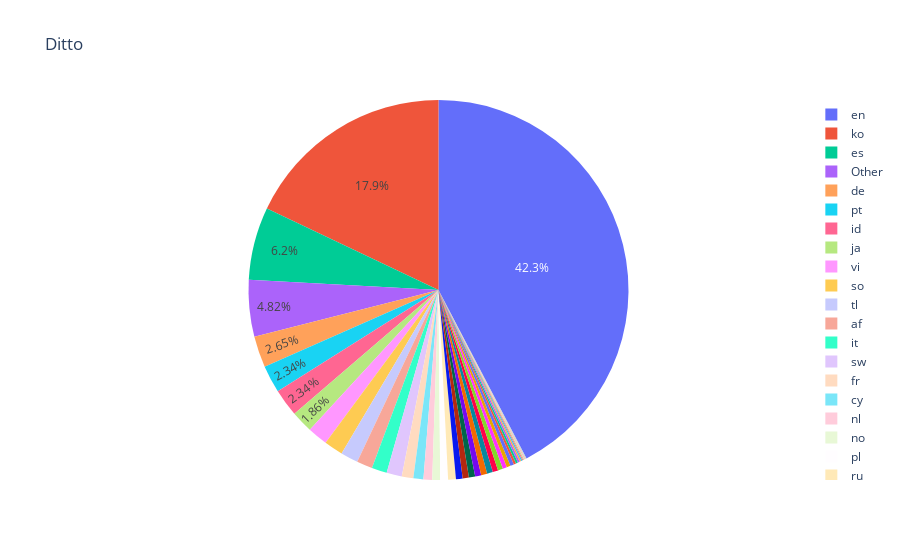

Notebook code for this chart:
### Code cell
fig = px.pie(df, values='Count', names='Lang',title='Ditto')
fig.update_traces(textposition='inside')
fig.update_layout(uniformtext_minsize=12, uniformtext_mode='hide')
fig.show()

### Figure 1 — Plotly figure (JSON) as saved in the notebook; plotly's stock layout.template omitted (floating-point values rounded to 4 significant figures)
{"data": [{"domain": {"x": [0, 1], "y": [0, 1]}, "hovertemplate": "Lang=%{label}<br>Count=%{value}<extra></extra>", "labels": ["en", "ko", "es", "Other", "de", "pt", "id", "ja", "vi", "so", "tl", "af", "it", "sw", "fr", "cy", "nl", "no", "pl", "ru", "tr", "hr", "et", "sl", "ro", "ar", "ca", "fi", "da", "sv", "th", "zh-cn", "hu", "sq", "sk", "lt", "cs", "fa", "lv", "mk", "uk", "ur", "zh-tw", "bg", "ta", "el"], "legendgroup": "", "name": "", "showlegend": true, "textposition": "inside", "type": "pie", "values": [16623, 7047, 2434, 1893, 1039, 920, 919, 730, 674, 631, 584, 525, 510, 510, 386, 333, 292, 262, 261, 259, 223, 208, 208, 203, 201, 194, 181, 167, 138, 128, 122, 78, 68, 65, 54, 41, 37, 33, 21, 21, 18, 10, 8, 5, 1, 1]}], "layout": {"legend": {"tracegroupgap": 0}, "title": {"text": "Ditto"}, "uniformtext": {"minsize": 12, "mode": "hide"}}}
